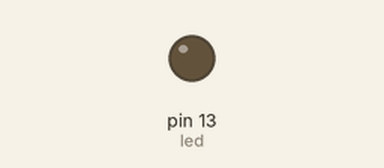
Bench run of a sketch on a simulated Arduino Uno, built with avr-gcc and run on an emulated ATmega328P. Parts: output pins drawn as LEDs (lit = HIGH).

Above: at 3.2 s.
At 9.6 s:
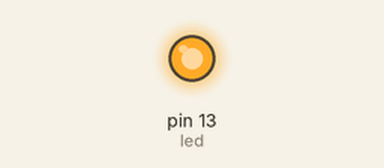
Timing chart, 0 to 16.6 s (numbered marks = the images above):
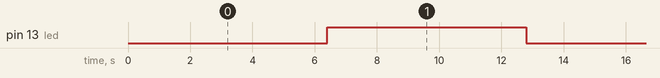

The sketch:

pwm.ino
```cpp
int led = 13;

void setup() {
  pinMode(led, OUTPUT);
}

void loop() {
  for(int i=0;i<256;i++)
  {
    analogWrite(led,i);
    delay(50);
  }
}
```

Measured:
- by itself, pin 13 (led): alternates HIGH for 6.4 s and LOW for 6.4 s
